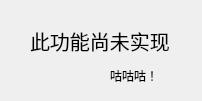
<?xml version="1.0" encoding="UTF-8"?>
<ui version="4.0">
 <class>NotImplementedWindow</class>
 <widget class="QMainWindow" name="NotImplementedWindow">
  <property name="geometry">
   <rect>
    <x>0</x>
    <y>0</y>
    <width>202</width>
    <height>101</height>
   </rect>
  </property>
  <property name="font">
   <font>
    <family>微软雅黑</family>
   </font>
  </property>
  <property name="windowTitle">
   <string>此功能尚未实现</string>
  </property>
  <widget class="QWidget" name="centralwidget">
   <widget class="QLabel" name="label">
    <property name="geometry">
     <rect>
      <x>30</x>
      <y>20</y>
      <width>141</width>
      <height>41</height>
     </rect>
    </property>
    <property name="font">
     <font>
      <family>微软雅黑</family>
      <pointsize>15</pointsize>
     </font>
    </property>
    <property name="text">
     <string>此功能尚未实现</string>
    </property>
   </widget>
   <widget class="QLabel" name="label_2">
    <property name="geometry">
     <rect>
      <x>110</x>
      <y>70</y>
      <width>54</width>
      <height>12</height>
     </rect>
    </property>
    <property name="text">
     <string>咕咕咕！</string>
    </property>
   </widget>
  </widget>
 </widget>
 <resources/>
 <connections/>
</ui>
